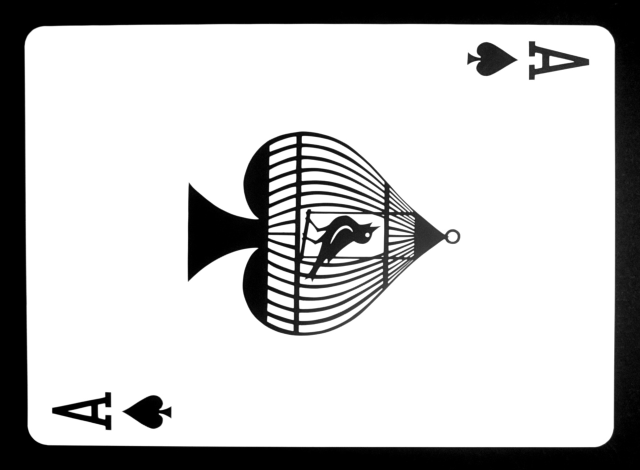
#> input picture Card_Imgs/Online.jpg, 1280 x 939 px (shown at 1/2 size)
$ python -i Card.py   (imports and definitions only)   (older library calls are emulated)
#> lines starting #> are read from the running program, lines starting #| are printed output that depends on the picture; after the words box and inside, x2 and y2 are one past the last pixel; in counts of white or black regions, pixels touching at a corner belong together
#> further down, picture is the input picture: shape (939, 1280, 3); min 0, max 255, mean 194.8
# -*- coding: utf-8 -*-
"""
Created on Sun Jul 01 14:51:53 2018

@author: Moon
"""

"Moon"
import sys
import numpy as np
sys.path.insert(0, "/usr/local/lib/python2.7/site-packages/")
import cv2

# [13 lines left out: function rectify, not called in this run]

###############################################################################
#IMAGE MATCHING
###############################################################################
def preprocess(img):
  gray = cv2.cvtColor(img,cv2.COLOR_BGR2GRAY)
  blur = cv2.GaussianBlur(gray,(5,5), 5 )
#  thresh = cv2.adaptiveThreshold(blur,255,1,1,11,1)
  retval, thresh = cv2.threshold(blur,150,255,cv2.THRESH_BINARY)
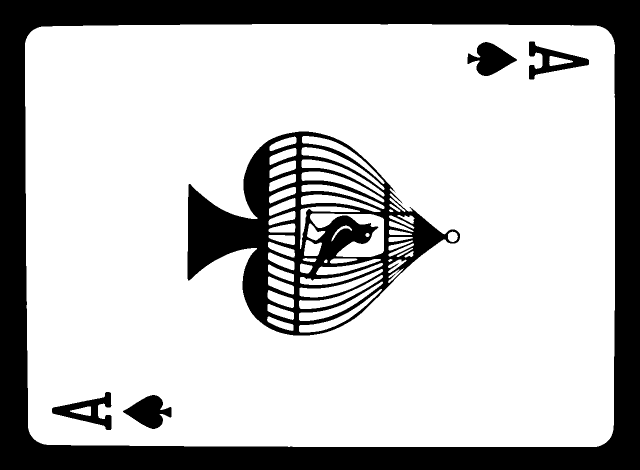
#> thresh: shape (939, 1280) (shown at 1/2 size); 75.2% white; 6 black regions, box (x1, y1, x2, y2) and area: (0, 0, 1280, 939) 210692, (375, 263, 920, 671) 73139, (935, 84, 1034, 152) 3708, (246, 790, 343, 858) 3685, (104, 784, 223, 860) 3502, (1058, 83, 1178, 159) 3403
#  cv2.imshow('thresh', thresh)
#  cv2.waitKey(0)
  return thresh


# [9 lines left out: function imgdiff, not called in this run]

def find_closest_card(training,img):
  features = preprocess(img)
  return sorted(training.values(), key=lambda x:imgdiff(x[1],features))[0][0]


###############################################################################
#CARD EXTRACTION
###############################################################################
# [63 lines left out: functions getCards, get_training, get_suits, not called in this run]


#   Number of Diamonds = 2 Number of Spades = 1 Number of Clubs = 2 Number of Hearts = 1 Total Cards = 6

>>> import cv2
>>> picture = cv2.imread('Card_Imgs/Online.jpg')
>>> result = preprocess(picture)

$ run again, on Card_Imgs/test123.jpg
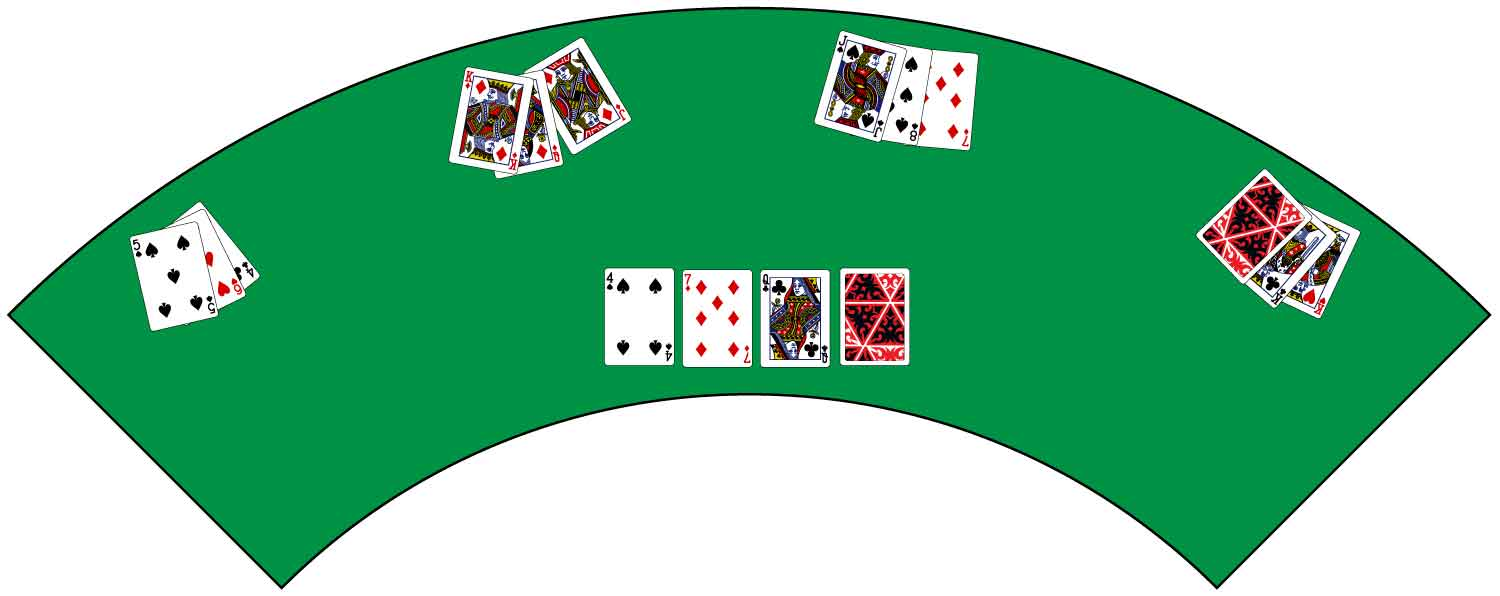
#> input picture Card_Imgs/test123.jpg, 1500 x 596 px
#> picture is the input picture: shape (596, 1500, 3); mean B, G, R 155, 191.3, 123.3
#> in preprocess, `blur = cv2.GaussianBlur(gray,(5,5), 5 )`:
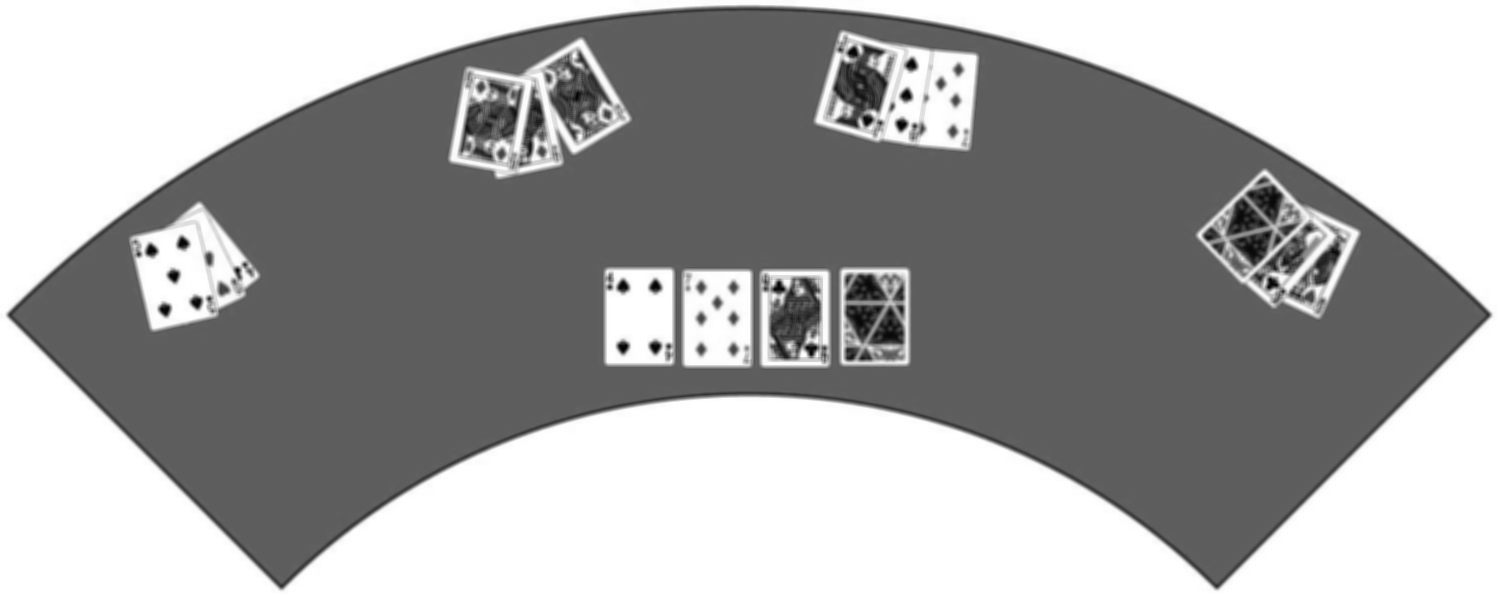
#> blur: shape (596, 1500); min 2, max 255, mean 166.8
#> in preprocess, `retval, thresh = cv2.threshold(blur,150,255,cv2.THRESH_BINARY)`:
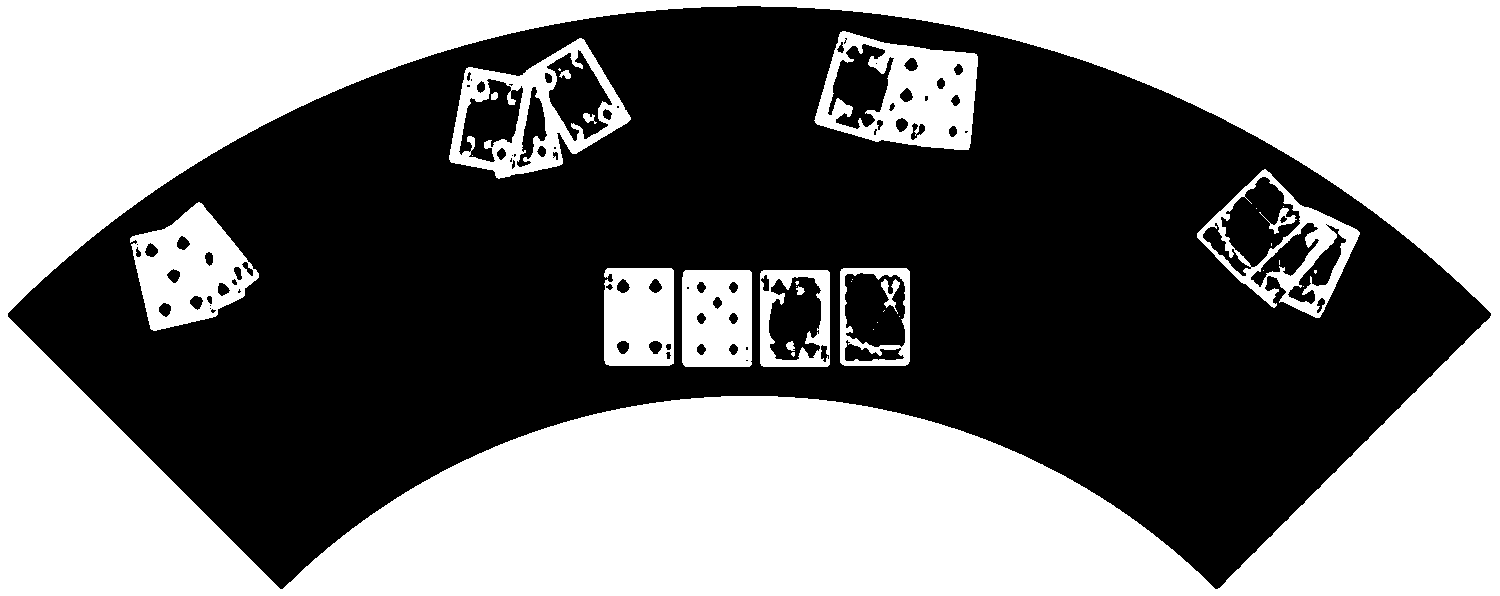
#> thresh: shape (596, 1500); 47.3% white; 34 white regions (18 under 20 px), largest, box (x1, y1, x2, y2) and area: (0, 0, 1500, 596) 369986, (814, 31, 978, 150) 10577, (130, 202, 259, 331) 9129

$ run again, on Card_Imgs/test2.jpg
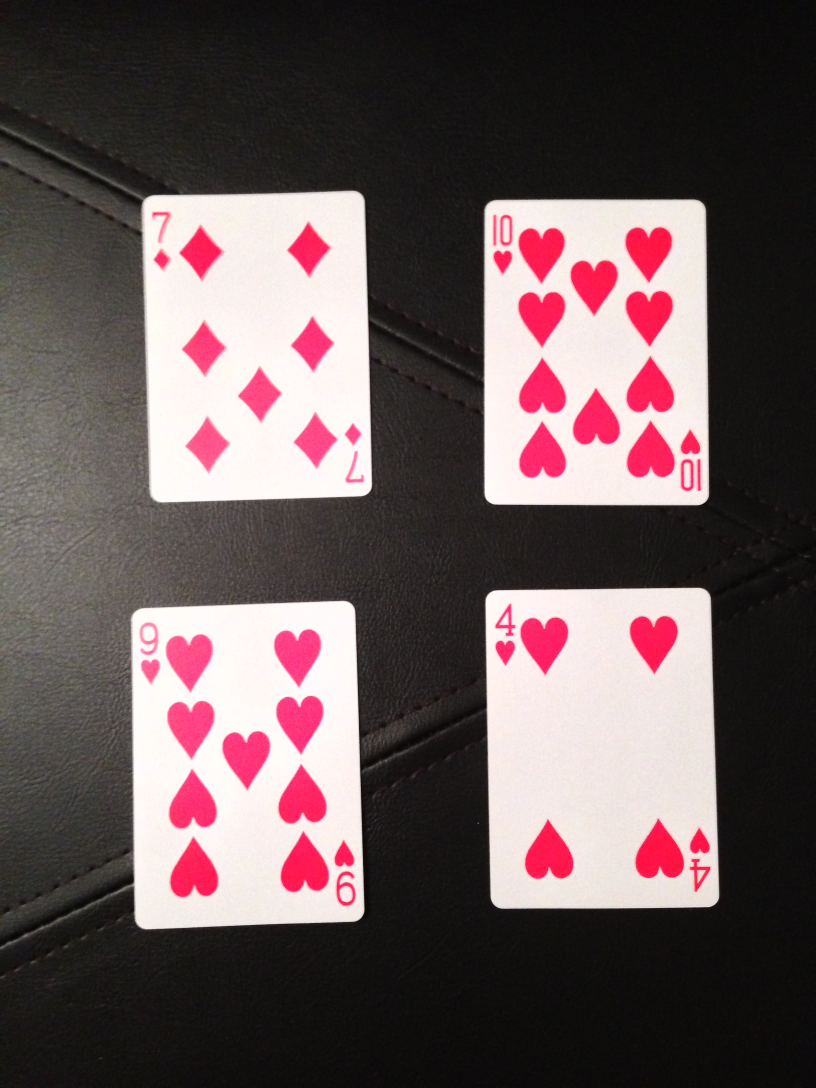
#> input picture Card_Imgs/test2.jpg, 2448 x 3264 px (shown at 1/3 size)
#> picture is the input picture: shape (3264, 2448, 3); mean B, G, R 89.1, 87.8, 104.2
#> in preprocess, `gray = cv2.cvtColor(img,cv2.COLOR_BGR2GRAY)`:
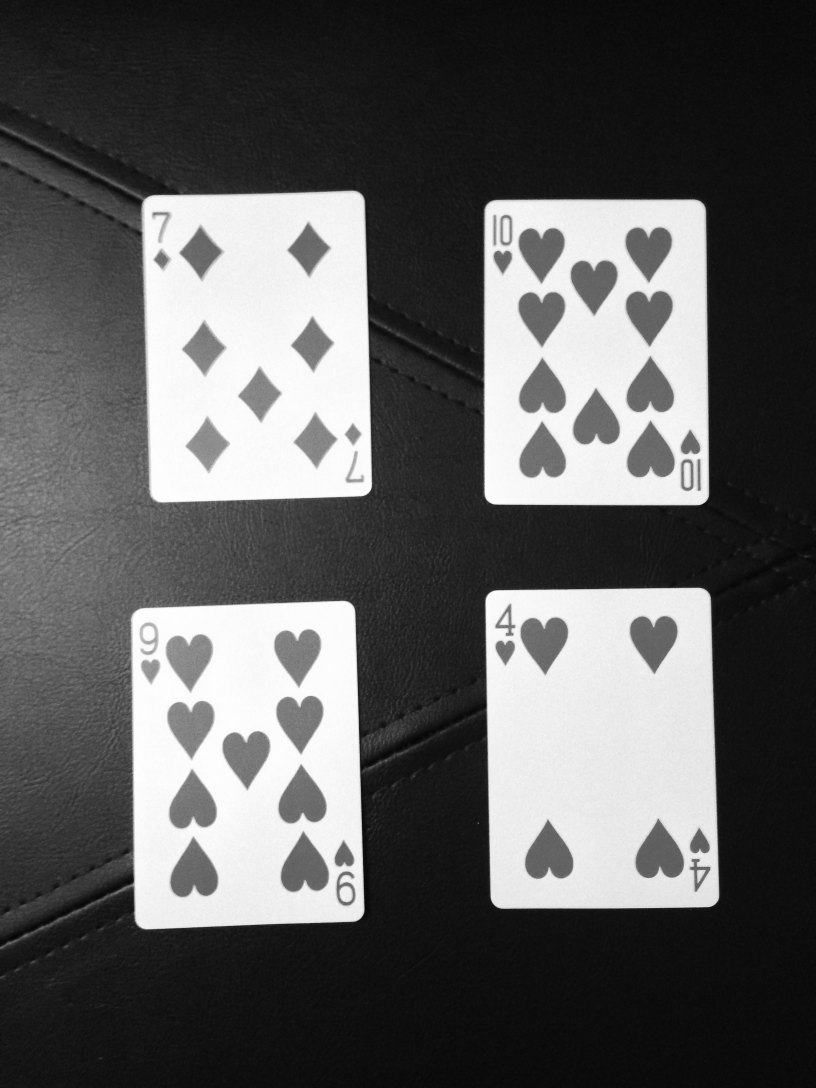
#> gray: shape (3264, 2448) (shown at 1/3 size); min 4, max 254, mean 92.9
#> in preprocess, `retval, thresh = cv2.threshold(blur,150,255,cv2.THRESH_BINARY)`:
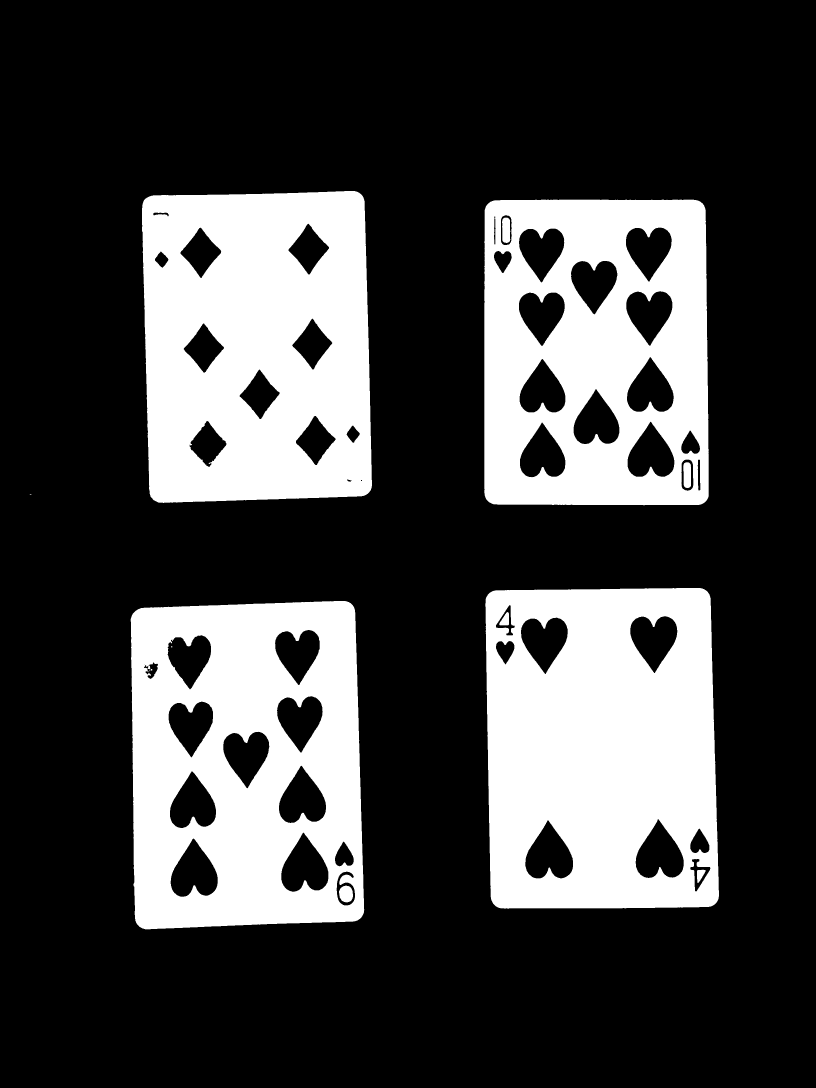
#> thresh: shape (3264, 2448) (shown at 1/3 size); 26.3% white; 15 white regions (5 under 20 px), largest, box (x1, y1, x2, y2) and area: (1456, 1764, 2157, 2726) 578005, (426, 573, 1116, 1509) 549729, (392, 1803, 1093, 2788) 514646
